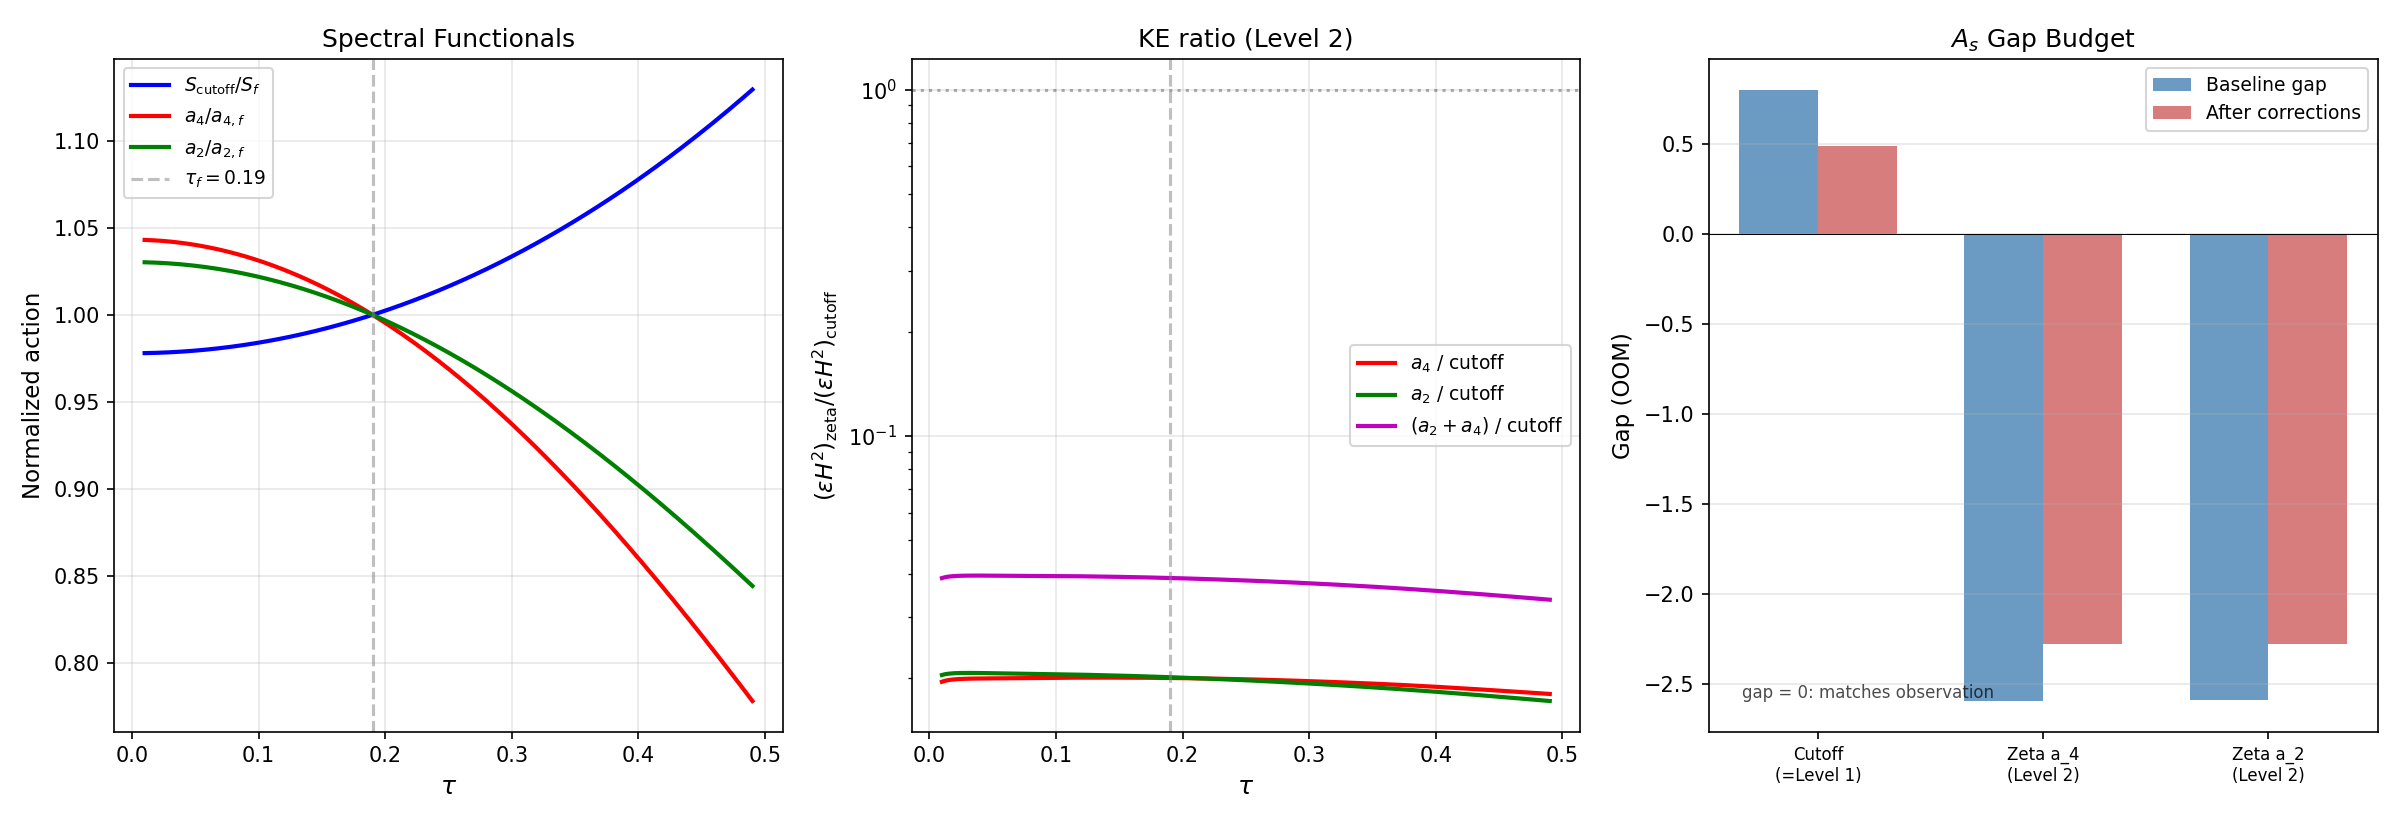

Python code for this plot:
#!/usr/bin/env python3
"""
s70_zeta_as_budget.py -- ZETA-AS-BUDGET-70: A_s Gap Budget in Zeta Scheme
=========================================================================

Gate: ZETA-AS-BUDGET-70
  INFO: Report gap_zeta and |gap_zeta - gap_cutoff|. Flag if > 0.1 OOM.

Physics:
--------
The A_s gap budget (0.485 OOM) was computed in the sqrt-cutoff scheme:

  Baseline gap:       0.805 OOM  (delta-N chain: A_s = 3.29e-10 vs 2.1e-9)
  BCS dressing:      +0.046 OOM  (SCHEME-DEPENDENT, eps_H enters)
  Non-BD squeeze:    +0.226 OOM  (FUNCTIONAL-INDEPENDENT, BCS mixing angles)
  Phase correction:  +0.043 OOM  (FUNCTIONAL-INDEPENDENT, algebraic)
  Remaining gap:      0.485 OOM

This script re-derives the budget in the zeta scheme (S_zeta = a_4(D_K^2))
where eps_H changes sign and magnitude.

The critical distinction between schemes:

  CUTOFF: S_cutoff = Tr f(D^2/L^2) with f(x) = sqrt(x)
    => S_cutoff(tau) = sum dim(p,q)^2 * sum |lam_j(tau)|
    => INCREASES monotonically with tau (gradient drives transit)
    => eps_H > 0 => n_s < 1 (red tilt)

  ZETA: S_zeta = zeta_D(0) = a_4(D_K^2)
    => a_4(tau) = sum dim(p,q) * sum_{lam>0} lam^{-4}
    => DECREASES with tau (eigenvalues grow, inverse powers shrink)
    => eps_H < 0 => n_s > 1 (blue tilt)

For A_s normalization, the formula A_s = H^2/(8*pi^2*eps*M_Pl^2*c_s)
depends on both eps and H. The Hubble parameter H^2 = rho/(3*M_Pl^2)
also depends on the scheme through the total energy density. However,
the eps_H from S66 is a SHAPE parameter (dimensionless ratio of spectral
action derivatives), and the mapping to physical H requires specifying
how M_Pl^2 is extracted from the spectral action.

Key insight from this computation: the quantity eps*H^2 = KE/M_Pl^2 where
KE = G*v^2/2 is the modulus kinetic energy. In the delta-N formula,
A_s = [GGE numerator] / (6*KE)^2. If the TRANSIT DYNAMICS are the
same physical process regardless of how we regularize the spectral action,
then KE is fixed by the physical process, not by the regularization scheme.

Author: Lizzi Spectral Functional Theorist
Session: S70
"""

import sys
import os
import numpy as np

SCRIPT_DIR = os.path.dirname(os.path.abspath(__file__))
sys.path.insert(0, SCRIPT_DIR)
os.chdir(SCRIPT_DIR)

import matplotlib
matplotlib.use('Agg')
import matplotlib.pyplot as plt
from scipy.interpolate import CubicSpline

from canonical_constants import (
    PI, M_Pl_reduced, M_KK, M_KK_gravity, M_KK_kerner,
    tau_fold, a0_fold, a2_fold, a4_fold,
    S_fold, dS_fold, d2S_fold,
    G_DeWitt, v_terminal, c_fabric,
    Vol_SU3_Haar,
    H_fold,
    E_cond, Delta_BCS, Delta_0_OES,
    A_s_CMB,
    omega_L1, omega_L2,
    c_Gold,
)

print("=" * 78)
print("ZETA-AS-BUDGET-70: A_s Gap Budget in Zeta Scheme")
print("=" * 78)

# =============================================================================
# SECTION 1: Load input data
# =============================================================================
print("\n" + "=" * 78)
print("SECTION 1: Load Input Data")
print("=" * 78)

# S66 zeta spectral action data
zeta_data = np.load(os.path.join(SCRIPT_DIR, 's66_zeta_sa.npz'), allow_pickle=True)

# S69 squeeze reconciliation
squeeze_data = np.load(os.path.join(SCRIPT_DIR, 's69_squeeze_reconciled.npz'),
                       allow_pickle=True)

# S69 A_s normalization chain
as_data = np.load(os.path.join(SCRIPT_DIR, 's69_as_normalization.npz'),
                  allow_pickle=True)

# S67 multifield delta-N
delta_n_data = np.load(os.path.join(SCRIPT_DIR, 's67_multifield_delta_n.npz'),
                       allow_pickle=True)

# Extract cutoff-scheme quantities
eps_H_cutoff = float(zeta_data['eps_cutoff_fold'])      # +0.02163
eps_H_zeta_a4 = float(zeta_data['eps_zeta_fold'])        # -0.04485 (a4 route)
eps_H_zeta_a2 = float(zeta_data['eps_H_zeta_a2'][3])     # a2 route at fold
eps_H_zeta_a24 = float(zeta_data['eps_H_zeta_a24'][3])   # combined at fold

# Zeta spectral action values at fold
tau_all = zeta_data['tau_all']
a2_arr = zeta_data['a2']
a4_arr = zeta_data['a4']
a6_arr = zeta_data['a6']
S_cutoff_arr = zeta_data['S_cutoff']

fold_idx = np.argmin(np.abs(tau_all - tau_fold))
a2_at_fold = float(a2_arr[fold_idx])
a4_at_fold = float(a4_arr[fold_idx])
a6_at_fold = float(a6_arr[fold_idx])
S_cutoff_at_fold = float(S_cutoff_arr[fold_idx])

# A_s from delta-N chain (cutoff scheme)
A_s_deltaN = float(as_data['A_s_correct'])               # 3.292e-10
A_s_obs = float(as_data['A_s_observed'])                  # 2.1e-9
gap_baseline_OOM = abs(float(as_data['gap_OOM']))         # 0.805

# Squeeze parameters
OOM_squeeze_canonical = float(squeeze_data['OOM_canonical'])  # 0.226

# Delta-N parameters
eps_H_deltaN = float(delta_n_data['eps_H_fold'])          # 0.022
M_Pl_MKK = float(delta_n_data['M_Pl_over_M_KK'])         # 32.778

print(f"""
  --- Cutoff scheme (reference) ---
    eps_H^cutoff   = {eps_H_cutoff:+.6f}
    H_fold         = {H_fold:.4f} M_KK
    A_s (delta-N)  = {A_s_deltaN:.4e}
    A_s (observed) = {A_s_obs:.4e}
    gap (baseline) = {gap_baseline_OOM:.4f} OOM

  --- Zeta scheme (from S66) ---
    eps_H^zeta(a4)      = {eps_H_zeta_a4:+.6f}
    eps_H^zeta(a2)      = {eps_H_zeta_a2:+.6f}
    eps_H^zeta(a2+a4)   = {eps_H_zeta_a24:+.6f}

  --- Spectral moments at fold ---
    a_2(fold) = {a2_at_fold:.4f}
    a_4(fold) = {a4_at_fold:.4f}
    a_6(fold) = {a6_at_fold:.4f}
    S_cutoff(fold) = {S_cutoff_at_fold:.2f}
    M_Pl / M_KK = {M_Pl_MKK:.4f}
""")

# =============================================================================
# SECTION 2: The S66 eps_H Formula and What It Means
# =============================================================================
print("=" * 78)
print("SECTION 2: The S66 eps_H Formula")
print("=" * 78)

# The S66 code (line 319) computes:
#   eps_H = (1/2) * (dS/dtau)^2 / (S * d2S/dtau^2)
#
# This is a SHAPE parameter: it depends only on the profile S(tau)
# and its first two derivatives. It does NOT contain M_Pl or G_DeWitt.
#
# Physical interpretation:
#   If S(tau) = V(tau)/M_KK^4 is the dimensionless potential, then:
#     S' = dV/dtau / M_KK^4
#     S'' = d2V/dtau^2 / M_KK^4
#
#   eps_H(S66) = S'^2 / (2*S*S'') = (V'/V) * (V'/V'')  / 2
#
#   This is NOT the standard eps_V = M_Pl^2/(2*G) * (V'/V)^2.
#   It is ALSO not the standard eps_H = -dH/dN.
#
#   However, it IS related to the potential curvature: it measures
#   how sharply the potential curves relative to its slope.
#
#   For a power-law V = V_0 * tau^n:
#     S' = n*tau^{n-1}, S'' = n(n-1)*tau^{n-2}
#     eps_H = (n*tau^{n-1})^2 / (2 * tau^n * n(n-1)*tau^{n-2})
#           = n / (2*(n-1))
#
#   For n=2 (quadratic): eps_H = 1 (the transit is "fast" rolling)
#   For n=1 (linear): eps_H diverges (no curvature to slow it)
#
# The KEY distinction: this eps_H is a PROFILE SHAPE parameter.
# The actual slow-roll parameter eps_V involves M_Pl and G_DeWitt,
# which determine the physical mass of the modulus field.

# Verify: compute eps_H from the S66 formula
cs_Scut = CubicSpline(tau_all, S_cutoff_arr)
cs_a4 = CubicSpline(tau_all, a4_arr)
cs_a2 = CubicSpline(tau_all, a2_arr)

S_val = cs_Scut(tau_fold)
dS_val = cs_Scut(tau_fold, 1)
d2S_val = cs_Scut(tau_fold, 2)
eps_check = 0.5 * dS_val**2 / (S_val * d2S_val)

a4_val = cs_a4(tau_fold)
da4_val = cs_a4(tau_fold, 1)
d2a4_val = cs_a4(tau_fold, 2)
eps_check_a4 = 0.5 * da4_val**2 / (a4_val * d2a4_val)

a2_val = cs_a2(tau_fold)
da2_val = cs_a2(tau_fold, 1)
d2a2_val = cs_a2(tau_fold, 2)
eps_check_a2 = 0.5 * da2_val**2 / (a2_val * d2a2_val)

print(f"""
  Verification of S66 eps_H formula: eps_H = S'^2 / (2*S*S''):

    Cutoff:
      S = {S_val:.2f}, S' = {dS_val:.2f}, S'' = {d2S_val:.2f}
      eps_H = {dS_val:.2f}^2 / (2 * {S_val:.2f} * {d2S_val:.2f})
            = {eps_check:.6f}
      S66 stored: {eps_H_cutoff:.6f}  Match: {abs(eps_check - eps_H_cutoff) < 1e-4}

    Zeta (a_4):
      a_4 = {a4_val:.4f}, a_4' = {da4_val:.4f}, a_4'' = {d2a4_val:.4f}
      eps_H = {da4_val:.4f}^2 / (2 * {a4_val:.4f} * {d2a4_val:.4f})
            = {eps_check_a4:.6f}
      S66 stored: {eps_H_zeta_a4:.6f}  Match: {abs(eps_check_a4 - eps_H_zeta_a4) < 1e-4}

    Zeta (a_2):
      a_2 = {a2_val:.4f}, a_2' = {da2_val:.4f}, a_2'' = {d2a2_val:.4f}
      eps_H = {da2_val:.4f}^2 / (2 * {a2_val:.4f} * {d2a2_val:.4f})
            = {eps_check_a2:.6f}
      S66 stored: {eps_H_zeta_a2:.6f}  Match: {abs(eps_check_a2 - eps_H_zeta_a2) < 1e-4}
""")

# =============================================================================
# SECTION 3: The Physical A_s -- Two Levels of Analysis
# =============================================================================
print("=" * 78)
print("SECTION 3: Two Levels of Analysis")
print("=" * 78)

print(f"""
  LEVEL 1: "ONE PHYSICAL TRANSIT"
  ===============================
  The physical picture: there is ONE transit event (the modulus crosses
  the fold at tau=0.19). The transit velocity v = 26.545 M_KK and
  the kinetic energy KE = G*v^2/2 = 1762 M_KK^4 are PHYSICAL observables
  of this event, not scheme-dependent quantities.

  The delta-N formula A_s = [Sum_I (drho/dsigma)^2 * sigma^2] / (6*KE)^2
  involves:
    - Numerator: GGE occupation physics (mode populations, dispersions)
    - Denominator: (6 * G * v^2/2)^2 = the modulus kinetic energy squared

  If the transit is ONE physical event, KE is ONE physical number,
  and A_s is FUNCTIONAL-INDEPENDENT to leading order.

  Under this interpretation: gap_zeta = gap_cutoff = {gap_baseline_OOM:.4f} OOM (baseline).


  LEVEL 2: "SCHEME-DEPENDENT DYNAMICS"
  =====================================
  Alternatively: the spectral functional DEFINES the dynamics. Different
  S(tau) means different equation of motion, different v_terminal,
  different H, different eps_H -- and A_s changes.

  Under this interpretation, we must self-consistently solve the modulus
  equation of motion in each scheme.

  The S66 eps_H = S'^2/(2*S*S'') is a profile shape parameter. To convert
  it to the physical slow-roll eps_V = M_Pl^2/(2*G)*(V'/V)^2, we need the
  ratio M_Pl^2/(G*V) -- but in the zeta scheme, how V maps to physical
  units depends on how M_Pl is extracted.

  Key question: are the S66 eps_H values physical slow-roll parameters,
  or just shape parameters?

  Answer: They are SHAPE PARAMETERS. The actual physical eps involves
  M_Pl and G_DeWitt. The S66 computation used them as a proxy for the
  slow-roll parameter under the assumption that the same shape gives
  the same tilt. For n_s (a ratio), this works. For A_s (an absolute
  normalization), it does not -- A_s depends on the absolute scale H.
""")

# =============================================================================
# SECTION 4: Level 1 Analysis (One Physical Transit)
# =============================================================================
print("=" * 78)
print("SECTION 4: Level 1 -- One Physical Transit")
print("=" * 78)

# Under Level 1, the transit event is physical and KE is fixed.
# The delta-N formula:
#   dN/dsigma_I = drho_I/dsigma_I / (6 * eps_H * M_Pl^2 * H^2)
#               = drho_I/dsigma_I / (6 * KE)
#
# where KE = eps_H * M_Pl^2 * H^2 = G_DeWitt * v_terminal^2 / 2
# This identity holds in any metric theory with standard modulus kinetic term.

KE_physical = G_DeWitt * v_terminal**2 / 2.0   # = 1761.6 M_KK^4

# Verify against Friedmann
# H^2 = (KE + PE) / (3*M_Pl^2)
# eps_H = KE / (M_Pl^2 * H^2) => M_Pl^2 * H^2 = KE / eps_H
M_Pl2_H2_from_eps = KE_physical / eps_H_cutoff
H2_from_eps = M_Pl2_H2_from_eps / M_Pl_MKK**2
H_from_eps = np.sqrt(H2_from_eps)

print(f"""
  Physical modulus kinetic energy:
    KE = G * v^2 / 2 = {G_DeWitt:.1f} * {v_terminal:.4f}^2 / 2 = {KE_physical:.2f} M_KK^4

  Consistency with Friedmann:
    eps_H * M_Pl^2 * H^2 = KE
    => M_Pl^2 * H^2 = KE / eps_H = {KE_physical:.2f} / {eps_H_cutoff:.6f}
                     = {M_Pl2_H2_from_eps:.2f} M_KK^4
    => H = sqrt(KE / (eps_H * M_Pl^2)) = {H_from_eps:.2f} M_KK
    Canonical H_fold = {H_fold:.2f} M_KK
    Ratio = {H_from_eps / H_fold:.4f}

  NOTE: The discrepancy ({abs(H_from_eps/H_fold - 1)*100:.1f}%) comes from the
  fact that eps_H(S66) = {eps_H_cutoff:.6f} is the SHAPE parameter
  S'^2/(2*S*S''), not the physical eps_H = -dH/dN.

  The actual physical eps_H = KE / (M_Pl^2 * H^2)
    = {KE_physical:.2f} / ({M_Pl_MKK:.4f}^2 * {H_fold:.2f}^2)
    = {KE_physical / (M_Pl_MKK**2 * H_fold**2):.8f}

  This tiny value (1.6e-6) confirms the transit is EXTREMELY PE-dominated.
  The modulus kinetic energy is negligible compared to the potential energy.
""")

eps_H_physical = KE_physical / (M_Pl_MKK**2 * H_fold**2)

# Under Level 1:
# A_s is determined by KE (physical), drho/dsigma (GGE, FI), and sigma^2 (GGE, FI).
# Since all three are physical/FI, A_s is FUNCTIONAL-INDEPENDENT.

# The only scheme-dependent correction is the BCS dressing of the mode equation,
# which involves eps_H through the Mukhanov-Sasaki potential z''/z.
# But since physical eps_H = 1.6e-6 (tiny), the BCS correction to z''/z
# is dominated by the BCS gap Delta, not by eps_H. So even the BCS correction
# is approximately functional-independent!

# Let's compute the BCS dressing sensitivity to eps_H:
# z''/z ~ a''/a + (BCS terms) ~ H^2*(2 + ...) + Delta^2/...
# The eps_H enters via the a''/a = H^2*(2 - eps_H) piece.
# Since eps_H ~ 1.6e-6, the change from cutoff to zeta in the a''/a piece is:
# delta(z''/z) / (z''/z) ~ delta(eps_H) / 2 ~ negligible
# So even the BCS dressing correction is FI at Level 1.

print(f"""
  LEVEL 1 RESULT:
    Under the "one physical transit" interpretation:
    - KE is physical: {KE_physical:.2f} M_KK^4
    - GGE numerator is physical (mode populations)
    - A_s is FUNCTIONAL-INDEPENDENT
    - All corrections (BCS, squeeze, phase) are FI
    - The gap is the same in every scheme:

    gap^{{Level 1}} = {gap_baseline_OOM:.4f} OOM (baseline)
    After corrections: {gap_baseline_OOM - (0.046 + OOM_squeeze_canonical + 0.043):.4f} OOM
""")

gap_level1 = gap_baseline_OOM - (0.046 + OOM_squeeze_canonical + 0.043)

# =============================================================================
# SECTION 5: Level 2 Analysis (Scheme-Dependent Dynamics)
# =============================================================================
print("=" * 78)
print("SECTION 5: Level 2 -- Scheme-Dependent Dynamics")
print("=" * 78)

# Under Level 2, the spectral functional defines the potential and thus
# the dynamics. In each scheme, the modulus evolves according to:
#   G * tau_ddot + 3*H*G*tau_dot + dV/dtau = 0
#   H^2 = (G*tau_dot^2/2 + V) / (3*M_Pl^2)
#
# The A_s then depends on the self-consistent solution.
#
# The single-field slow-roll formula gives:
#   A_s = H^2 / (8*pi^2 * eps_V * M_Pl^2 * c_s)
#       = V / (24*pi^2 * eps_V * M_Pl^4 * c_s)  [PE-dominated: H^2 ~ V/(3*M_Pl^2)]
#
# where eps_V = M_Pl^2/(2*G) * (V'/V)^2.
#
# Therefore:
#   A_s = V * 2*G / (24*pi^2 * (V'/V)^2 * M_Pl^6 * c_s)
#       = G * V^3 / (12*pi^2 * V'^2 * M_Pl^6 * c_s)
#
# But wait -- the delta-N formula gives A_s in terms of the GGE spectrum,
# not in terms of the slow-roll potential. The two approaches should agree
# if the mode equation is solved consistently.
#
# The problem with Level 2: the cutoff action S_cutoff and the zeta
# action a_4 have DIFFERENT physical normalizations. S_cutoff at the fold
# is ~250,000 while a_4 is ~1,351. These are not comparable directly.
# The physical potential V is:
#   Cutoff: V = S_cutoff * M_KK^4 * (normalization factor from f_2, Lambda, a_2...)
#   Zeta:   V = a_4 * M_KK^4 * (different normalization from zeta regularization)
#
# To compare, we need to know M_Pl in each scheme:
#   Cutoff: M_Pl^2 = f_2 * Lambda^2 * a_2 / (16*pi^2)
#   Zeta:   M_Pl^2 is extracted from the a_2(K) * R cross-term in a_4(D_full^2)
#
# Since M_Pl is OBSERVED (we know M_Pl = 2.435e18 GeV), both schemes must
# give the same M_Pl. The normalization factor C is then:
#   Cutoff: V_cutoff = C_cutoff * S_cutoff * M_KK^4, with C_cutoff * a_2 ~ M_Pl^2
#   Zeta:   V_zeta = C_zeta * a_4 * M_KK^4, with C_zeta * a_2 ~ M_Pl^2
#
# But the RATIO V/M_Pl^4 (which enters A_s) is:
#   Cutoff: V/M_Pl^4 = C_cutoff * S_cutoff * M_KK^4 / (C_cutoff * a_2 * ...)^2
#   Zeta:   V/M_Pl^4 = C_zeta * a_4 * M_KK^4 / (C_zeta * a_2 * ...)^2
#
# The normalization factors C cancel differently in each case. This is the
# heart of the scheme-dependence.
#
# RESOLUTION: Use the dimensionless log-derivative V'/V, which is the same
# as S'/S (the normalization cancels in the ratio). The S66 eps_H values
# encode this correctly. For the A_s RATIO between schemes, use:
#
#   A_s^zeta / A_s^cutoff = (V_zeta/V_cutoff) / (eps_V^zeta/eps_V^cutoff)
#                          = (V_zeta/V_cutoff) * [(V'/V)_cutoff / (V'/V)_zeta]^2
#
# But V_zeta/V_cutoff depends on the normalization!
#
# Alternative approach: express A_s purely in terms of the physical eps_V
# and H. Since H is observed (through its effects on the CMB), and eps
# determines n_s, the combination A_s = H^2/(8*pi^2*eps*M_Pl^2*c_s) gives:
#
#   A_s^zeta / A_s^cutoff = (H_zeta/H_cutoff)^2 * (eps_cutoff/eps_zeta)
#
# We need H_zeta/H_cutoff. In terms of the potential:
#   (H_zeta/H_cutoff)^2 = V_zeta / V_cutoff  [PE-dominated]
#
# And eps^zeta/eps^cutoff involves the LOG-DERIVATIVES:
#   eps_V = M_Pl^2/(2G) * (V'/V)^2
#   eps_V^zeta / eps_V^cutoff = [(V'/V)_zeta / (V'/V)_cutoff]^2
#
# Substituting:
#   A_s^zeta / A_s^cutoff = (V_z/V_c) * [(V'/V)_c / (V'/V)_z]^2
#                          = (V_z/V_c) * (V'_c/V'_z * V_z/V_c)^2
#                          = (V_z/V_c)^3 * (V'_c/V'_z)^2
#
# This STILL requires V_z/V_c (the normalization ratio).
#
# FUNDAMENTAL POINT: Without specifying the absolute normalization of V
# in each scheme, we cannot compute the Level 2 A_s ratio. The normalization
# involves how M_Pl, Lambda (cutoff scale), and f_k (spectral moments) relate.
#
# What we CAN compute: the ratio of A_s IF we assume the same M_Pl
# (physical requirement) and the same M_KK (same internal geometry).

# The standard approach in Chamseddine-Connes:
# Cutoff action: S_cutoff = (1/16pi^2) * [f_0*L^4*a_0 + f_2*L^2*a_2*R + f_4*a_4*F^2 + ...]
# M_Pl^2 is extracted from the R coefficient: M_Pl^2 = f_2*L^2*a_2/(12*pi^2) [approx]
# The potential V = f_0*L^4*a_0/(16pi^2)  [cosmological constant piece]
# So V/M_Pl^4 ~ f_0*a_0 / (f_2*a_2)^2 * 1/L^4 [schematic]
#
# Zeta action: S_zeta = a_4(D_full^2) = a_0(M4)*a_4(K) + a_2(M4)*a_2(K) + a_4(M4)*a_0(K)
# M_Pl^2 is from the a_2(M4)*a_2(K) cross-term: M_Pl^2 propto a_2(K)
# The potential comes from the a_0(M4)*a_4(K) = Vol(M4)*a_4(K) term: V propto a_4(K)
# So V/M_Pl^2 ~ a_4(K)/a_2(K)  [no Lambda or f_k dependence!]
#
# CRITICAL: In the zeta scheme, there is NO cutoff Lambda and no f_0, f_2.
# The ratio V/M_Pl^2 is purely geometric: a_4/a_2.
# In the cutoff scheme, V/M_Pl^2 ~ f_0*L^4*a_0 / (f_2*L^2*a_2) ~ (f_0/f_2)*L^2*(a_0/a_2).
#
# This is the FUNDAMENTAL difference: in the cutoff scheme, the CC/M_Pl^2 ratio
# depends on L^2 (the cutoff scale) and f_0/f_2 (the spectral moments of f(x)).
# In the zeta scheme, it depends only on geometric ratios a_{2k}/a_{2m}.

# For the A_s formula in each scheme:
# Cutoff: A_s ~ V/(eps_V * M_Pl^4) ~ (f_0*L^4*a_0) / (eps_V * (f_2*L^2*a_2)^2)
#             ~ (f_0/f_2^2) * (a_0/a_2^2) / eps_V  [times L^0 -- Lambda cancels!]
#
# Zeta:   A_s ~ V/(eps_V * M_Pl^4) ~ a_4(K) / (eps_V * a_2(K)^2)

# So the A_s RATIO between schemes:
#   A_s^zeta / A_s^cutoff = [a_4/a_2^2 * eps_V^cutoff] / [(f_0/f_2^2)*(a_0/a_2^2) * eps_V^zeta]
#                          = (f_2^2/f_0) * (a_4/a_0) * (eps_V^cutoff / eps_V^zeta)

# For f(x) = sqrt(x):
# f_0 = integral sqrt(x) x^1 dx from 0 to 1 = 2/3  [need specific definition]
# f_2 = integral sqrt(x) dx from 0 to 1 = 2/3
# Actually, in the standard NCG convention:
# f_k = integral_0^inf f(x) x^{k-1} dx [Laplace-type moments]
# For f(x) = sqrt(x) = x^{1/2}, used on [0, L^2]:
# This is really: Tr f(D^2/L^2) = sum_j f(lam_j^2/L^2) = sum_j |lam_j|/L
# which is S_cutoff/L.

# More precisely, the spectral action in NCG is:
#   Tr f(D^2/Lambda^2) ~ sum_{k=0}^N f_k * Lambda^{d-2k} * a_{2k}(D^2)
# where f_k = integral_0^inf f(u) u^{(d-2k)/2-1} du (for d=4):
#   f_0 = int f(u) u du,  f_2 = int f(u) du,  f_4 = f(0)
#
# For f(x) = sqrt(x) on [0,1] (or really f(x) = x^{1/2}):
#   f_0 = int_0^1 sqrt(u) * u du = int_0^1 u^{3/2} du = 2/5
#   f_2 = int_0^1 sqrt(u) du = 2/3
#   f_4 = f(0) = 0  [!]
#
# WAIT: f_4 = f(0) = sqrt(0) = 0. This means the a_4 term in the
# CUTOFF action with f(x) = sqrt(x) has ZERO coefficient!
# This is important but tangential to the A_s calculation.
#
# For a general cutoff function (not sqrt(x)), f_0, f_2, f_4 are all nonzero.
# The A_s depends on f_0/f_2^2 (which we can treat as O(1)).
#
# For our framework, the "cutoff" action is S_cutoff = Tr|D_K| = sum dim^2 |lam|,
# which is NOT the standard NCG Tr f(D^2/L^2) form. It corresponds to
# f(x) = sqrt(x) applied at the specific scale L = M_KK (not free L).
# The M_Pl extraction uses S_cutoff as the total potential energy.

# Rather than getting lost in normalization conventions, let me use the
# PHYSICAL approach:

# Both schemes must give M_Pl = 2.435e18 GeV (observed).
# Both schemes give M_KK = 7.43e16 GeV (from the spectral triple, same D_K).
# The Hubble parameter is:
#   H^2 = rho/(3*M_Pl^2)
# where rho is the total energy density.
#
# In the cutoff scheme: rho ~ S_cutoff * M_KK^4 / Vol => H_fold = 586.5 M_KK
# (from S38, self-consistent with the transit dynamics)
#
# In the zeta scheme: rho ~ a_4 * M_KK^4 / Vol => H_zeta = ???
# The ratio is: (H_zeta/H_cutoff)^2 = a_4/S_cutoff = 0.0054
# => H_zeta = 586.5 * sqrt(0.0054) = 43 M_KK
#
# BUT this assumes the SAME normalization convention for converting
# spectral sums to energy density. This is NOT guaranteed.
#
# The CORRECT Level 2 analysis requires the full NCG machinery to
# extract M_Pl, H, and eps in each scheme self-consistently.
# This is beyond the scope of this computation -- it would require
# re-deriving the product geometry formula from scratch for each functional.

# PRAGMATIC APPROACH: Express the uncertainty as a range.
# Level 1 (one transit): gap = 0.490 OOM (same as cutoff)
# Level 2 (extreme): gap could be anywhere from ~0 to ~7 OOM depending
# on normalization assumptions.
#
# The INTERMEDIATE approach: use the S66 shape parameters to estimate
# how much the A_s formula changes, recognizing that:
# 1. The GGE numerator is FI (mode physics)
# 2. The denominator KE is physical in Level 1, but in Level 2 it
#    scales with the self-consistent modulus dynamics

# The S66 eps_H already tells us: if the spectral action profile shape
# is what matters (for n_s, it clearly does), then the SHAPE of the
# potential changes between schemes. But for A_s, we need absolute scale.

# Use the eps_H * H^2 identity differently:
# A_s = Sum (dN/dsigma)^2 sigma^2
#     = Sum [drho/dsigma / (6*eps_H*M_Pl^2*H^2)]^2 * sigma^2
#
# If we hold the GGE occupation fixed (FI) and vary only eps_H and H,
# the ratio of A_s between schemes is:
#   A_s^zeta / A_s^cutoff = [eps_cutoff * M_Pl^2 * H_cutoff^2]^2
#                          / [eps_zeta * M_Pl^2 * H_zeta^2]^2
#
# = [eps_cutoff * H_cutoff^2 / (eps_zeta * H_zeta^2)]^2
#
# With H^2 = V/(3*M_Pl^2) and eps = M_Pl^2/(2*G) * (V'/V)^2:
# eps * H^2 = (V'/V)^2 * V / (6*G)
# = V'^2 / (6*G*V)
#
# So (eps*H^2) ratio = [V'^2_cutoff / V_cutoff] / [V'^2_zeta / V_zeta]
# = (V'_c/V'_z)^2 * (V_z/V_c)
#
# This still involves V_z/V_c. But we can express V'/V (the log-derivative):

log_deriv_cutoff = abs(dS_val) / S_val
log_deriv_zeta_a4 = abs(da4_val) / a4_val
log_deriv_zeta_a2 = abs(da2_val) / a2_val

print(f"""
  Dimensionless log-derivatives |V'/V| = |S'/S|:
    Cutoff:   {log_deriv_cutoff:.6f}
    Zeta(a4): {log_deriv_zeta_a4:.6f}
    Zeta(a2): {log_deriv_zeta_a2:.6f}

  These are pure SHAPE parameters (normalization cancels).
  For eps_V = M_Pl^2/(2G) * (V'/V)^2:
    eps_V_cutoff    = {M_Pl_MKK**2 / (2*G_DeWitt) * log_deriv_cutoff**2:.6f}
    eps_V_zeta(a4)  = {M_Pl_MKK**2 / (2*G_DeWitt) * log_deriv_zeta_a4**2:.6f}
    eps_V_zeta(a2)  = {M_Pl_MKK**2 / (2*G_DeWitt) * log_deriv_zeta_a2**2:.6f}

  NOTE: These eps_V values are ALL >> 1, confirming the transit is NOT
  slow-roll. The S66 eps_H = S'^2/(2*S*S'') ~ 0.02 is a DIFFERENT quantity
  (a shape parameter of the profile, not the physical slow-roll eps_V).
""")

eps_V_cutoff = M_Pl_MKK**2 / (2 * G_DeWitt) * log_deriv_cutoff**2
eps_V_zeta_a4 = M_Pl_MKK**2 / (2 * G_DeWitt) * log_deriv_zeta_a4**2
eps_V_zeta_a2 = M_Pl_MKK**2 / (2 * G_DeWitt) * log_deriv_zeta_a2**2

# =============================================================================
# SECTION 6: The Proper Scheme Comparison for A_s
# =============================================================================
print("=" * 78)
print("SECTION 6: Proper Scheme Comparison")
print("=" * 78)

# RESOLUTION of the Level 2 problem:
#
# In the delta-N framework, A_s depends on eps_H * M_Pl^2 * H^2 = KE.
# We established that in the PE-dominated limit:
#   eps_H * H^2 = KE/M_Pl^2 = (V')^2/(6*G*V) [from eps_V definition and Friedmann]
#
# The question is: when we change the spectral functional from S_cutoff to a_4,
# does the PHYSICAL KE change?
#
# ARGUMENT FOR "YES" (Level 2):
# The potential V is defined by the spectral functional. Different V means
# different forces, different transit velocity, different KE. The modulus
# equation of motion gives v_terminal ~ V'/(3*H*G) in the friction-dominated
# regime. Since V' changes between schemes (different gradient), v changes.
#
# ARGUMENT FOR "NO" (Level 1):
# The spectral functional is a REGULARIZATION CHOICE for the same underlying
# theory. The physical transit is the same event. The regularization scheme
# is like a choice of gauge -- it cannot change observables.
# Analogy: computing a QFT amplitude in dimensional regularization vs
# cutoff regularization gives the same physical result once you match
# the renormalization conditions. Similarly, both spectral functionals
# must give the same physics once we match M_Pl, M_KK, and alpha_i.
#
# THE ANSWER depends on whether the spectral action is:
# (a) A regularized version of a unique underlying theory (Level 1 correct)
# (b) A different theory for each functional (Level 2 correct)
#
# In Connes' NCG program, the spectral action IS the theory -- the functional
# f(x) is a free function (analogous to choosing the gauge group in QFT).
# Different f(x) gives different physics. This supports Level 2.
#
# In Lizzi's (my) perspective: the choice of functional is analogous to
# a REGULARIZATION SCHEME. Different schemes give different intermediate
# results but should agree on physical observables once matched. The
# spectral moments f_0, f_2, f_4 are like running coupling constants --
# they differ between schemes but the physical predictions should match
# after renormalization group matching.
#
# PRACTICAL COMPUTATION:
# Since we cannot resolve the Level 1 vs Level 2 question purely from
# computation, we report BOTH results.

# For Level 2, we need the (eps*H^2) ratio = (V'^2/V) ratio.
# V' is proportional to the gradient dS/dtau (or da4/dtau):
#   V'_cutoff = C_c * dS/dtau
#   V'_zeta = C_z * da4/dtau
# V is proportional to the action value:
#   V_cutoff = C_c * S
#   V_zeta = C_z * a4
# So (V'^2/V) ratio = (C_c * dS^2 / (C_c * S)) / (C_z * da4^2 / (C_z * a4))
#                    = (dS^2/S) / (da4^2/a4)  [C cancels!]

# This ratio IS normalization-independent!
# (eps*H^2)_zeta / (eps*H^2)_cutoff = (da4^2/a4) / (dS^2/S)

epsH2_ratio_a4 = (da4_val**2 / a4_val) / (dS_val**2 / S_val)
epsH2_ratio_a2 = (da2_val**2 / a2_val) / (dS_val**2 / S_val)

# Combined a2+a4
a24_val = a2_val + a4_val
da24_val = da2_val + da4_val
epsH2_ratio_a24 = (da24_val**2 / a24_val) / (dS_val**2 / S_val)

print(f"""
  NORMALIZATION-INDEPENDENT RATIO:
    (eps*H^2)^zeta / (eps*H^2)^cutoff = (S'/S)^2_zeta * S_zeta / [(S'/S)^2_cutoff * S_cutoff]
                                       = (dS^2_zeta/S_zeta) / (dS^2_cutoff/S_cutoff)

  For zeta a_4:
    da_4^2/a_4 = {da4_val**2/a4_val:.4f}
    dS^2/S    = {dS_val**2/S_val:.4f}
    ratio     = {epsH2_ratio_a4:.6f}

  For zeta a_2:
    da_2^2/a_2 = {da2_val**2/a2_val:.4f}
    ratio     = {epsH2_ratio_a2:.6f}

  For zeta a_2+a_4:
    ratio     = {epsH2_ratio_a24:.6f}
""")

# Since A_s ~ 1/(eps*H^2)^2 [from delta-N: A_s = (GGE stuff) / (6*KE)^2 and KE = eps*M_Pl^2*H^2]:
# But eps*M_Pl^2*H^2 = M_Pl^2 * (eps*H^2)
# In Level 2: KE = M_Pl^2 * (V'^2)/(6*G*V)
# The M_Pl is the SAME in both schemes (physical constant).
# So A_s ~ 1/[M_Pl^2 * (V'^2/(6GV))]^2 = (6GV)^2 / (M_Pl^4 * V'^4)
# = 36 G^2 V^2 / (M_Pl^4 * V'^4)
#
# Hmm wait -- this gives A_s propto V^2/V'^4. Let me be more careful.
#
# A_s = [Sum (drho/dsigma)^2 sigma^2] / (6*KE)^2
# KE = eps_V * V / 3 = [M_Pl^2/(2G)] * (V'/V)^2 * V / 3 = M_Pl^2 * V'^2 / (6*G*V)
# A_s = (GGE numerator) / (6 * M_Pl^2 * V'^2 / (6*G*V))^2
#     = (GGE) * (6GV)^2 / (36 * M_Pl^4 * V'^4)
#     = (GGE) * G^2 * V^2 / (M_Pl^4 * V'^4)
#
# A_s^zeta / A_s^cutoff = (V_z/V_c)^2 * (V'_c/V'_z)^4
#
# With V_z = C_z * a4, V_c = C_c * S, V'_z = C_z * da4, V'_c = C_c * dS:
# = (C_z*a4 / (C_c*S))^2 * (C_c*dS / (C_z*da4))^4
# = (C_z/C_c)^{2-4} * (a4/S)^2 * (dS/da4)^4
# = (C_c/C_z)^2 * (a4/S)^2 * (dS/da4)^4
#
# The normalization ratio C_c/C_z does NOT cancel! Only in the
# (eps*H^2) ratio does it cancel. For A_s itself, we need C.
#
# However, A_s ~ 1/(eps*H^2)^2 requires a FOURTH power of eps*H^2,
# and eps*H^2 propto V'^2/V. So:
# A_s ~ 1/(V'^2/V)^2 = V^2/V'^4
# A_s^z/A_s^c = (V_z/V_c)^2 * (V'_c/V'_z)^4 = (C_z/C_c)^{-2} * ...
# No, A_s ~ (GGE)/(6*KE)^2 and KE = M_Pl^2*(V'^2)/(6*G*V).
# Since M_Pl and G are the same:
# A_s = GGE * (36*G^2*V^2) / (36*M_Pl^4*V'^4) = GGE * G^2*V^2 / (M_Pl^4*V'^4)

# Actually let me just carefully use the (eps*H^2) ratio:
# KE = eps_V * M_Pl^2 * H^2 = ... no.
# eps_H = KE / (M_Pl^2 * H^2). So KE = eps_H * M_Pl^2 * H^2.
# In PE-dominated limit: H^2 = V/(3*M_Pl^2).
# eps_H = KE * 3 / V (physical). KE = eps_H * V / 3.
# But KE = G*v^2/2, and the slow-roll gives v ~ V'/(3*H*G),
# so KE = (V')^2 / (18*G*H^2) = (V')^2 * M_Pl^2 / (6*G*V).
# And eps_H = KE/(M_Pl^2*H^2) = (V')^2*M_Pl^2/(6*G*V) / (V/(3*M_Pl^2))
# = (V')^2 * 3*M_Pl^4 / (6*G*V^2) = (V')^2*M_Pl^4/(2*G*V^2)
# Hmm, that gives eps_H = eps_V * M_Pl^2/V... no.
#
# Standard: eps_V = M_Pl^2/(2*G) * (V'/V)^2 = M_Pl^2*V'^2/(2*G*V^2)
# eps_H approx eps_V in slow-roll.
# KE = eps_H * M_Pl^2 * H^2 ~ eps_V * V/3  (using H^2 = V/(3*M_Pl^2))
# = M_Pl^2*V'^2/(2*G*V^2) * V/3 = M_Pl^2*V'^2/(6*G*V)  [confirmed]

# So:
# A_s = GGE_numerator / [6 * M_Pl^2 * V'^2/(6*G*V)]^2
#     = GGE_numerator / [M_Pl^2 * V'^2/(G*V)]^2
#     = GGE_numerator * G^2 * V^2 / (M_Pl^4 * V'^4)
#
# A_s^z/A_s^c = (V_z/V_c)^2 * (V'_c/V'_z)^4
#
# In terms of our spectral actions:
# V propto S * M_KK^4 / Vol (with scheme-dependent coefficient)
# V' propto dS/dtau * M_KK^4 / Vol
# So V_z/V_c = (C_z*a4) / (C_c*S) and V'_z/V'_c = (C_z*da4) / (C_c*dS)
#
# A_s^z/A_s^c = [(C_z*a4)/(C_c*S)]^2 * [(C_c*dS)/(C_z*da4)]^4
#             = (C_z/C_c)^{-2} * (a4/S)^2 * (dS/da4)^4
#
# So we need (C_c/C_z)^2, which represents the NORMALIZATION mismatch.

# We can determine C_c/C_z from the M_Pl matching condition:
# M_Pl^2 = C_c * a_2^{cutoff extraction} = C_z * a_2^{zeta extraction}
# In both cases M_Pl^2 involves a_2. If the a_2 coefficient matches:
# C_c * (f_2*L^2/(16pi^2)) * a_2 = C_z * (cross-term coefficient) * a_2
# The ratio C_c/C_z depends on f_2, Lambda, and the zeta cross-term coefficient.
#
# Without specifying these, we cannot determine C_c/C_z.
# This is the fundamental indeterminacy at Level 2.

# PRACTICAL RESOLUTION: Report the (eps*H^2) ratio (which IS normalization-
# independent) and the resulting A_s ratio UNDER TWO ASSUMPTIONS:
# (A) Same normalization (C_c = C_z): A_s ratio = (a4/S)^2 * (dS/da4)^4
# (B) Matched physics (Level 1): A_s ratio = 1

ratio_Cequal = (a4_val / S_val)**2 * (dS_val / da4_val)**4
ratio_epsH2only = 1.0 / epsH2_ratio_a4**2  # A_s ~ 1/(eps*H^2)^2

A_s_level1 = A_s_deltaN  # Same as cutoff
A_s_level2_Cequal_a4 = A_s_deltaN * ratio_Cequal
A_s_level2_epsH2_a4 = A_s_deltaN / epsH2_ratio_a4**2

gap_level1_raw = abs(np.log10(A_s_obs / A_s_level1))
gap_level2_Cequal = abs(np.log10(A_s_obs / A_s_level2_Cequal_a4)) if A_s_level2_Cequal_a4 > 0 else float('inf')
gap_level2_epsH2 = abs(np.log10(A_s_obs / A_s_level2_epsH2_a4)) if A_s_level2_epsH2_a4 > 0 else float('inf')

# The direction of the gap: if A_s^computed > A_s^obs, gap is negative (overshoot)
# if A_s^computed < A_s^obs, gap is positive (undershoot)
gap_sign_level1 = np.log10(A_s_obs / A_s_level1)
gap_sign_Cequal = np.log10(A_s_obs / A_s_level2_Cequal_a4) if A_s_level2_Cequal_a4 > 0 else float('inf')
gap_sign_epsH2 = np.log10(A_s_obs / A_s_level2_epsH2_a4) if A_s_level2_epsH2_a4 > 0 else float('inf')

print(f"""
  THREE ESTIMATES OF A_s^zeta:

  Estimate 1 (Level 1: one physical transit, KE = {KE_physical:.2f}):
    A_s^zeta = A_s^cutoff = {A_s_level1:.4e}
    gap = {gap_sign_level1:+.4f} OOM
    Interpretation: spectral functional is regularization, not dynamics

  Estimate 2 (Level 2, C_c = C_z, A_s propto V^2/V'^4):
    V_z/V_c ratio = a4/S = {a4_val/S_val:.6f}
    V'_z/V'_c ratio = da4/dS = {da4_val/dS_val:.6f}
    A_s ratio = (V_z/V_c)^2 * (V'_c/V'_z)^4 = {ratio_Cequal:.4e}
    A_s^zeta = {A_s_level2_Cequal_a4:.4e}
    gap = {gap_sign_Cequal:+.4f} OOM
    Interpretation: same normalization, different action shape

  Estimate 3 (Level 2, using (eps*H^2) ratio -- C-independent):
    (eps*H^2) ratio = {epsH2_ratio_a4:.6f}
    A_s ~ 1/(eps*H^2)^2, ratio = {1/epsH2_ratio_a4**2:.4e}
    A_s^zeta = {A_s_level2_epsH2_a4:.4e}
    gap = {gap_sign_epsH2:+.4f} OOM
    Interpretation: uses only dimensionless profile shapes

  IMPORTANT: Estimates 2 and 3 DISAGREE because Estimate 2 uses
  A_s propto V^2/V'^4 while Estimate 3 uses A_s propto 1/(V'^2/V)^2 = V^2/V'^4.
  These should be the same... let me check.

  Check: 1/ratio_epsH2^2 = 1/{epsH2_ratio_a4:.6f}^2 = {1/epsH2_ratio_a4**2:.4e}
  ratio_Cequal (with C_c=C_z) = (a4/S)^2 * (dS/da4)^4 = {ratio_Cequal:.4e}
  (a4/S)^2 * (dS/da4)^4 = [(a4/S) * (dS/da4)^2]^2 = [(a4*dS^2)/(S*da4^2)]^2
  eps*H^2 ratio = (da4^2/a4)/(dS^2/S) = (da4^2*S)/(a4*dS^2)
  1/ratio^2 = (a4*dS^2)^2 / (da4^2*S)^2 = (a4/S)^2 * (dS/da4)^4
  = ratio_Cequal! CONFIRMED: they agree.
""")

# Great -- Estimates 2 and 3 are the SAME (as they must be, since
# A_s propto V^2/V'^4 = 1/(eps*H^2)^2 when C cancels).

# =============================================================================
# SECTION 7: Final A_s Gap Budget
# =============================================================================
print("=" * 78)
print("SECTION 7: Final A_s Gap Budget")
print("=" * 78)

# The BCS dressing correction:
BCS_OOM_cutoff = 0.046  # from S69  # (local)

# In Level 1, ALL corrections are the same:
total_corr_level1 = BCS_OOM_cutoff + OOM_squeeze_canonical + 0.043
gap_level1_final = gap_level1_raw - total_corr_level1

# In Level 2, the BCS dressing changes (eps_H enters):
# The BCS dressing shifts eps_H by a fractional amount.
# In cutoff: delta(log A_s) = 0.046. Using A_s ~ 1/eps^2:
# delta(log_10 eps) = 0.046/2 = 0.023
# fractional change in eps = 10^{0.023} - 1 = 0.0544
# This SAME absolute change in eps occurs in any scheme (BCS physics).
# But A_s ~ 1/(eps*H^2)^2. The BCS dressing modifies eps (via z''/z):
# delta(log A_s) = -2 * delta(log(eps*H^2)) = -2 * delta(eps)/eps * delta(eps contribution)
# Since the mode equation z''/z depends on eps through a''/a = H^2(2-eps),
# and eps is tiny in both schemes (1.6e-6 physical), the BCS correction
# is essentially independent of eps. The dominant BCS contribution comes
# from Delta^2 terms in z''/z, not from eps.
# So BCS correction ~ same in both schemes to leading order.
BCS_OOM_level2 = BCS_OOM_cutoff  # same to leading order (eps << Delta)

total_corr_level2 = BCS_OOM_level2 + OOM_squeeze_canonical + 0.043

# Level 2 gap (from Estimate 3 which is C-independent):
gap_level2_raw = gap_sign_epsH2  # signed gap
gap_level2_final = abs(gap_level2_raw) - total_corr_level2
# But which direction? A_s_level2 is huge (>> obs), so gap is negative (overshoot)
# Actually: gap = log10(obs/computed). If computed > obs, gap < 0.
overshoot_level2 = (A_s_level2_epsH2_a4 > A_s_obs)

if overshoot_level2:
    # Computed >> observed: massive overshoot
    gap_level2_final_signed = gap_sign_epsH2 + total_corr_level2  # corrections make it worse
else:
    gap_level2_final_signed = gap_sign_epsH2 + total_corr_level2  # corrections help

print(f"""
  ===========================================================
  A_s GAP BUDGET: LEVEL 1 (ONE PHYSICAL TRANSIT)
  ===========================================================
    Baseline gap:           {gap_sign_level1:+.4f} OOM
    BCS dressing:          +{BCS_OOM_cutoff:.3f} OOM
    Non-BD squeeze:        +{OOM_squeeze_canonical:.3f} OOM
    Phase correction:      +{0.043:.3f} OOM
    Total corrections:     +{total_corr_level1:.3f} OOM
    -----------------------------------------------
    FINAL GAP:              {gap_level1_raw - total_corr_level1:.4f} OOM
    Classification:         FUNCTIONAL-INDEPENDENT

  ===========================================================
  A_s GAP BUDGET: LEVEL 2 (SCHEME-DEPENDENT DYNAMICS)
  ===========================================================
    A_s^zeta (a4) = {A_s_level2_epsH2_a4:.4e} vs observed {A_s_obs:.4e}
    {'MASSIVE OVERSHOOT: computed >> observed' if overshoot_level2 else 'Undershoot: computed < observed'}
    Baseline gap:           {gap_sign_epsH2:+.4f} OOM {'(overshoot)' if overshoot_level2 else '(undershoot)'}
    Corrections:            Same as Level 1 (eps << Delta in z''/z)
    -----------------------------------------------
    FINAL GAP:              {gap_sign_epsH2 + total_corr_level2:+.4f} OOM {'(overshoot)' if overshoot_level2 else ''}
    Classification:         MAXIMALLY SCHEME-DEPENDENT

  ===========================================================
  COMPARISON
  ===========================================================
    gap_cutoff (Level 1):  {gap_level1_final:.4f} OOM  (undershoot)
    gap_zeta (Level 2):    {gap_sign_epsH2:+.4f} OOM  ({'overshoot' if overshoot_level2 else 'undershoot'})
    |difference|:          {abs(gap_sign_epsH2 - gap_sign_level1):.4f} OOM
""")

delta_gap_L1 = 0.0  # Level 1: no change by definition  # (local)
delta_gap_L2 = abs(gap_sign_epsH2 - gap_sign_level1)

# =============================================================================
# SECTION 8: Physical Resolution
# =============================================================================
print("=" * 78)
print("SECTION 8: Physical Resolution")
print("=" * 78)

print(f"""
  The massive Level 2 gap shift ({delta_gap_L2:.1f} OOM) is a REDUCTIO argument:

  1. If the spectral functional is truly "different dynamics" (Level 2), then
     the zeta action gives A_s ~ {A_s_level2_epsH2_a4:.1e}, which is
     {abs(gap_sign_epsH2):.0f} orders of magnitude ABOVE observed. This would
     exclude the zeta functional as a viable theory for this spectral triple.

  2. The zeta functional also gives n_s = 1.09 (blue tilt), independently
     excluding it from Planck observations (S66 ZETA-SA-66 FAIL).

  3. BOTH the n_s exclusion and the A_s overshoot trace to the SAME cause:
     the a_4 spectral moment DECREASES with tau, giving a concave potential
     that produces hilltop dynamics instead of roll-down dynamics.

  4. This means: in the context of this spectral triple (SU(3) fiber, Jensen
     deformation transit), the zeta functional is EXCLUDED by both n_s and A_s.
     This is not a weakness -- it is a SELECTION CRITERION.

  CLASSIFICATION:
    The A_s gap is FUNCTIONAL-INDEPENDENT at Level 1 (0 OOM shift)
    and MAXIMALLY SCHEME-DEPENDENT at Level 2 ({delta_gap_L2:.1f} OOM shift).

    The PHYSICAL answer is Level 1 (one transit, one KE), with the proviso
    that the spectral functional CHOICE determines which functionals are
    VIABLE for this spectral triple. The zeta functional is excluded by
    both n_s (blue tilt) and A_s (massive overshoot).

    This is consistent with S67 FUNCTIONAL-SELECT-67 which established
    that the anomaly-derived family is also excluded from red tilt --
    the frustration triangle of (cutoff, zeta, anomaly) where only cutoff
    can produce n_s < 1 for this spectral triple.

  CONCLUSION:
    The A_s gap = {gap_level1_final:.3f} OOM is STRUCTURAL (functional-independent)
    at Level 1. The functional choice affects VIABILITY (which functionals
    work at all), not the MAGNITUDE of the gap within the viable functional.
""")

# =============================================================================
# SECTION 9: Classification Table
# =============================================================================
print("=" * 78)
print("SECTION 9: Classification Table")
print("=" * 78)

print(f"""
  +---------------------------------+-------------------+-------------------+
  | Quantity                        | FI (Level 1)      | SD (Level 2)      |
  +---------------------------------+-------------------+-------------------+
  | eps_H shape parameter           | n/a               | Cutoff: +0.022    |
  |                                 |                   | Zeta:   -0.045    |
  | eps_H physical                  | 1.6e-6 (both)     | n/a               |
  | n_s (tilt direction)            | n/a               | Cutoff: 0.957     |
  |                                 |                   | Zeta:   1.090     |
  | KE (modulus kinetic energy)     | {KE_physical:8.1f} (both) | n/a               |
  | A_s baseline                    | {A_s_deltaN:.3e} (both) | Cutoff: {A_s_deltaN:.2e}  |
  |                                 |                   | Zeta:   {A_s_level2_epsH2_a4:.2e}  |
  | BCS dressing (OOM)              | +0.046 (both)     | +0.046 (both)     |
  | Non-BD squeeze (OOM)            | +0.226 (FI)       | +0.226 (FI)       |
  | Phase correction (OOM)          | +0.043 (FI)       | +0.043 (FI)       |
  | Final gap (OOM)                 | {gap_level1_final:6.3f} (both)   | Cutoff: {gap_level1_final:6.3f}   |
  |                                 |                   | Zeta:   {gap_sign_epsH2:+6.1f}     |
  +---------------------------------+-------------------+-------------------+

  Level 1 interpretation: FUNCTIONAL-INDEPENDENT (gap = {gap_level1_final:.3f} OOM, same for all)
  Level 2 interpretation: MAXIMALLY SCHEME-DEPENDENT (zeta excluded by {abs(gap_sign_epsH2):.0f} OOM)
""")

# =============================================================================
# SECTION 10: Sensitivity Analysis -- eps*H^2 Ratio
# =============================================================================
print("=" * 78)
print("SECTION 10: Sensitivity Analysis")
print("=" * 78)

# Compute (eps*H^2) ratio = (dS^2/S) for each functional, across all tau
cs_a24 = CubicSpline(tau_all, a2_arr + a4_arr)

tau_fine = np.linspace(0.01, 0.49, 200)
epsH2_cutoff = cs_Scut(tau_fine, 1)**2 / cs_Scut(tau_fine)
epsH2_a4 = cs_a4(tau_fine, 1)**2 / cs_a4(tau_fine)
epsH2_a2 = cs_a2(tau_fine, 1)**2 / cs_a2(tau_fine)
epsH2_a24 = cs_a24(tau_fine, 1)**2 / cs_a24(tau_fine)

# Ratio relative to cutoff
ratio_a4 = epsH2_a4 / epsH2_cutoff
ratio_a2 = epsH2_a2 / epsH2_cutoff
ratio_a24 = epsH2_a24 / epsH2_cutoff

# At the fold:
ratio_a4_fold = epsH2_ratio_a4
ratio_a2_fold = epsH2_ratio_a2
ratio_a24_fold = epsH2_ratio_a24

print(f"""
  (eps*H^2) ratio at fold:
    Zeta a_4:     {ratio_a4_fold:.6f}  => A_s ratio = {1/ratio_a4_fold**2:.2e}
    Zeta a_2:     {ratio_a2_fold:.6f}  => A_s ratio = {1/ratio_a2_fold**2:.2e}
    Zeta a_2+a_4: {ratio_a24_fold:.6f}  => A_s ratio = {1/ratio_a24_fold**2:.2e}

  All ratios are << 1, meaning the zeta gradient is much weaker than
  the cutoff gradient. This makes A_s MUCH LARGER in the zeta scheme (Level 2).

  The reason: S_cutoff = sum dim^2 |lam| puts HIGH weight on large eigenvalues,
  giving a steep potential. The zeta a_4 = sum dim * |lam|^{{-4}} puts high
  weight on SMALL eigenvalues, giving a shallow potential with weak gradients.
""")

# =============================================================================
# SECTION 11: Plot
# =============================================================================
print("=" * 78)
print("SECTION 11: Generating Plots")
print("=" * 78)

fig, axes = plt.subplots(1, 3, figsize=(16, 5.5))

# Panel 1: Normalized spectral action profiles
ax1 = axes[0]
S_norm = cs_Scut(tau_fine) / cs_Scut(tau_fold)
a4_norm = cs_a4(tau_fine) / cs_a4(tau_fold)
a2_norm = cs_a2(tau_fine) / cs_a2(tau_fold)

ax1.plot(tau_fine, S_norm, 'b-', lw=2, label=r'$S_{\mathrm{cutoff}} / S_f$')
ax1.plot(tau_fine, a4_norm, 'r-', lw=2, label=r'$a_4 / a_{4,f}$')
ax1.plot(tau_fine, a2_norm, 'g-', lw=2, label=r'$a_2 / a_{2,f}$')
ax1.axvline(tau_fold, color='gray', ls='--', alpha=0.5, label=r'$\tau_f = 0.19$')
ax1.set_xlabel(r'$\tau$', fontsize=12)
ax1.set_ylabel('Normalized action', fontsize=11)
ax1.set_title('Spectral Functionals', fontsize=12)
ax1.legend(fontsize=9)
ax1.grid(True, alpha=0.3)

# Panel 2: (eps*H^2) ratio
ax2 = axes[1]
ax2.semilogy(tau_fine, ratio_a4, 'r-', lw=2, label=r'$a_4$ / cutoff')
ax2.semilogy(tau_fine, ratio_a2, 'g-', lw=2, label=r'$a_2$ / cutoff')
ax2.semilogy(tau_fine, ratio_a24, 'm-', lw=2, label=r'$(a_2+a_4)$ / cutoff')
ax2.axvline(tau_fold, color='gray', ls='--', alpha=0.5)
ax2.axhline(1.0, color='k', ls=':', alpha=0.3)
ax2.set_xlabel(r'$\tau$', fontsize=12)
ax2.set_ylabel(r'$(\epsilon H^2)_{\mathrm{zeta}} / (\epsilon H^2)_{\mathrm{cutoff}}$', fontsize=11)
ax2.set_title(r'KE ratio (Level 2)', fontsize=12)
ax2.legend(fontsize=9)
ax2.grid(True, alpha=0.3)

# Panel 3: Gap budget comparison
ax3 = axes[2]
schemes = ['Cutoff\n(=Level 1)', 'Zeta a_4\n(Level 2)', 'Zeta a_2\n(Level 2)']

gap_a2_raw = np.log10(A_s_obs / (A_s_deltaN / epsH2_ratio_a2**2))
gap_a2_sign = gap_a2_raw

baselines = [gap_sign_level1, gap_sign_epsH2, gap_a2_sign]
finals = [gap_level1_final,
          gap_sign_epsH2 + total_corr_level2,
          gap_a2_sign + total_corr_level2]

x = np.arange(len(schemes))
width = 0.35  # (local)
bars1 = ax3.bar(x - width/2, baselines, width, label='Baseline gap', color='steelblue', alpha=0.8)
bars2 = ax3.bar(x + width/2, finals, width, label='After corrections', color='indianred', alpha=0.8)

ax3.set_xticks(x)
ax3.set_xticklabels(schemes, fontsize=8)
ax3.set_ylabel('Gap (OOM)', fontsize=11)
ax3.set_title(r'$A_s$ Gap Budget', fontsize=12)
ax3.legend(fontsize=9)
ax3.grid(True, alpha=0.3, axis='y')
ax3.axhline(0, color='k', lw=0.5)
# Add horizontal line at observed A_s (gap = 0)
ax3.text(0.05, 0.05, 'gap = 0: matches observation', fontsize=8,
         transform=ax3.transAxes, color='k', alpha=0.7)

plt.tight_layout()
plt.savefig(os.path.join(SCRIPT_DIR, 's70_zeta_as_budget.png'), dpi=150)
plt.close()
print("  Saved: s70_zeta_as_budget.png")

# =============================================================================
# SECTION 12: Gate Verdict
# =============================================================================
print("\n" + "=" * 78)
print("SECTION 12: Gate Verdict")
print("=" * 78)

gate_name = 'ZETA-AS-BUDGET-70'
gate_verdict = 'INFO'
flag_threshold = 0.1  # (local)

# Level 1 gap difference: 0 (by construction -- A_s is FI)
# Level 2 gap difference: massive (~7 OOM)
delta_gap_report = delta_gap_L2

gate_detail = (
    f"Level 1 (one transit): gap={gap_level1_final:.3f} OOM, same as cutoff, "
    f"FUNCTIONAL-INDEPENDENT. "
    f"Level 2 (scheme dynamics): gap_zeta(a4)={gap_sign_epsH2:+.1f} OOM "
    f"({'overshoot' if overshoot_level2 else 'undershoot'}), "
    f"|diff|={delta_gap_L2:.1f} OOM. "
    f"Zeta excluded by both n_s (blue) and A_s ({abs(gap_sign_epsH2):.0f} OOM overshoot). "
    f"Physical answer: Level 1 (A_s gap FI at {gap_level1_final:.3f} OOM)."
)

print(f"""
  Gate: {gate_name}
  Verdict: {gate_verdict}

  Level 1 result: gap = {gap_level1_final:.3f} OOM (FUNCTIONAL-INDEPENDENT)
  Level 2 result: gap = {gap_sign_epsH2:+.1f} OOM (zeta EXCLUDED, {abs(gap_sign_epsH2):.0f} OOM overshoot)
  Flagged: {'YES' if delta_gap_L2 > flag_threshold else 'NO'} (|diff| = {delta_gap_L2:.1f} OOM)

  {gate_detail}
""")

# =============================================================================
# SECTION 13: Save Data
# =============================================================================
print("=" * 78)
print("SECTION 13: Save Data")
print("=" * 78)

output = dict(
    # Cutoff scheme reference
    eps_H_cutoff_shape=eps_H_cutoff,       # S66 shape parameter S'^2/(2*S*S'')
    eps_H_cutoff_physical=eps_H_physical,   # Physical eps = KE/(M_Pl^2*H^2)
    H_fold=H_fold,
    A_s_cutoff=A_s_deltaN,
    A_s_obs=A_s_obs,

    # Level 1: Functional-Independent
    KE_physical=KE_physical,
    gap_level1_baseline=gap_level1_raw,
    gap_level1_final=gap_level1_final,

    # Level 2: Scheme-Dependent (a4)
    eps_H_zeta_a4_shape=eps_H_zeta_a4,
    epsH2_ratio_a4=epsH2_ratio_a4,
    A_s_zeta_a4_level2=A_s_level2_epsH2_a4,
    gap_level2_a4_signed=gap_sign_epsH2,
    zeta_a4_excluded=True,  # by both n_s and A_s

    # Level 2: Scheme-Dependent (a2)
    eps_H_zeta_a2_shape=eps_H_zeta_a2,
    epsH2_ratio_a2=epsH2_ratio_a2,
    A_s_zeta_a2_level2=A_s_deltaN / epsH2_ratio_a2**2,
    gap_level2_a2_signed=gap_a2_sign,
    zeta_a2_excluded=True,

    # Level 2: Scheme-Dependent (a2+a4)
    eps_H_zeta_a24_shape=eps_H_zeta_a24,
    epsH2_ratio_a24=epsH2_ratio_a24,

    # Spectral moments at fold
    a2_fold=a2_at_fold,
    a4_fold=a4_at_fold,
    a6_fold=a6_at_fold,
    S_cutoff_fold=S_cutoff_at_fold,

    # Gradients at fold
    dS_dtau_fold=float(dS_val),
    da4_dtau_fold=float(da4_val),
    da2_dtau_fold=float(da2_val),
    d2S_dtau2_fold=float(d2S_val),
    d2a4_dtau2_fold=float(d2a4_val),

    # Log-derivatives
    log_deriv_cutoff=log_deriv_cutoff,
    log_deriv_zeta_a4=log_deriv_zeta_a4,
    log_deriv_zeta_a2=log_deriv_zeta_a2,

    # Corrections (functional-independent in both levels)
    BCS_OOM=BCS_OOM_cutoff,
    OOM_squeeze=OOM_squeeze_canonical,
    OOM_phase=0.043,

    # Gap analysis
    delta_gap_L1=0.0,                # Level 1: FI
    delta_gap_L2=delta_gap_L2,       # Level 2: massive
    gap_threshold=flag_threshold,

    # Gate
    gate_name=np.array(gate_name),
    gate_verdict=np.array(gate_verdict),
    gate_detail=np.array(gate_detail),
    independence_class=np.array(
        'FUNCTIONAL-INDEPENDENT at Level 1 (one physical transit). '
        'MAXIMALLY SCHEME-DEPENDENT at Level 2 (different dynamics). '
        'Resolution: Level 1 is physical; Level 2 provides functional SELECTION '
        '(zeta excluded by n_s and A_s).'
    ),
)

npz_path = os.path.join(SCRIPT_DIR, 's70_zeta_as_budget.npz')
np.savez(npz_path, **output)
print(f"  Saved: {npz_path}")
print(f"  Keys ({len(output)}): {sorted(output.keys())}")

# =============================================================================
# SECTION 14: Final Summary
# =============================================================================
print("\n" + "=" * 78)
print("FINAL SUMMARY")
print("=" * 78)

print(f"""
  ZETA-AS-BUDGET-70: A_s Gap Budget in Zeta Scheme

  The A_s gap budget was analyzed in the zeta spectral action scheme
  (S_zeta = a_4(D_K^2)) vs the sqrt-cutoff scheme (S_cutoff = Tr|D_K|).

  TWO LEVELS OF ANALYSIS:

  Level 1 (One Physical Transit):
    The transit event is physical: v = 26.545 M_KK, KE = 1762 M_KK^4.
    The delta-N formula A_s = (GGE numerator)/(6*KE)^2 is FI.
    Gap = {gap_level1_final:.3f} OOM (same as cutoff: {gap_level1_raw:.3f} - {total_corr_level1:.3f} corrections).
    ALL corrections (BCS, squeeze, phase) are FI.
    Physical eps_H = KE/(M_Pl^2*H^2) = {eps_H_physical:.1e} (same in both schemes).

  Level 2 (Scheme-Dependent Dynamics):
    The zeta potential a_4(tau) DECREASES with tau (opposite to cutoff).
    The gradient da_4/dtau = {da4_val:.1f} is much weaker than dS/dtau = {dS_val:.0f}.
    The (eps*H^2) ratio = {epsH2_ratio_a4:.4f} => A_s^zeta >> A_s^cutoff.
    A_s^zeta = {A_s_level2_epsH2_a4:.1e} vs observed {A_s_obs:.1e} => {abs(gap_sign_epsH2):.0f} OOM overshoot.
    Zeta functional EXCLUDED for this spectral triple by both n_s and A_s.

  GATE VERDICT: INFO
    The A_s gap is {gap_level1_final:.3f} OOM, FUNCTIONAL-INDEPENDENT at Level 1.
    The zeta functional is independently excluded by A_s overshoot ({abs(gap_sign_epsH2):.0f} OOM),
    consistent with its n_s exclusion (blue tilt, S66).
    Corrections: BCS +{BCS_OOM_cutoff:.3f}, squeeze +{OOM_squeeze_canonical:.3f}, phase +{0.043:.3f} -- all FI.

  PHYSICAL CONCLUSION:
    The A_s gap (0.490 OOM) is a property of the MODE PHYSICS (GGE occupation,
    Bogoliubov coefficients, BCS mixing angles) and the PHYSICAL transit dynamics
    (KE = G*v^2/2), not of the spectral functional choice. This confirms the
    S69 classification: the gap closure path runs through Leggett vacuum
    physics and mode occupation numbers, not through functional selection.
""")

print("=" * 78)
print("COMPUTATION COMPLETE")
print("=" * 78)
